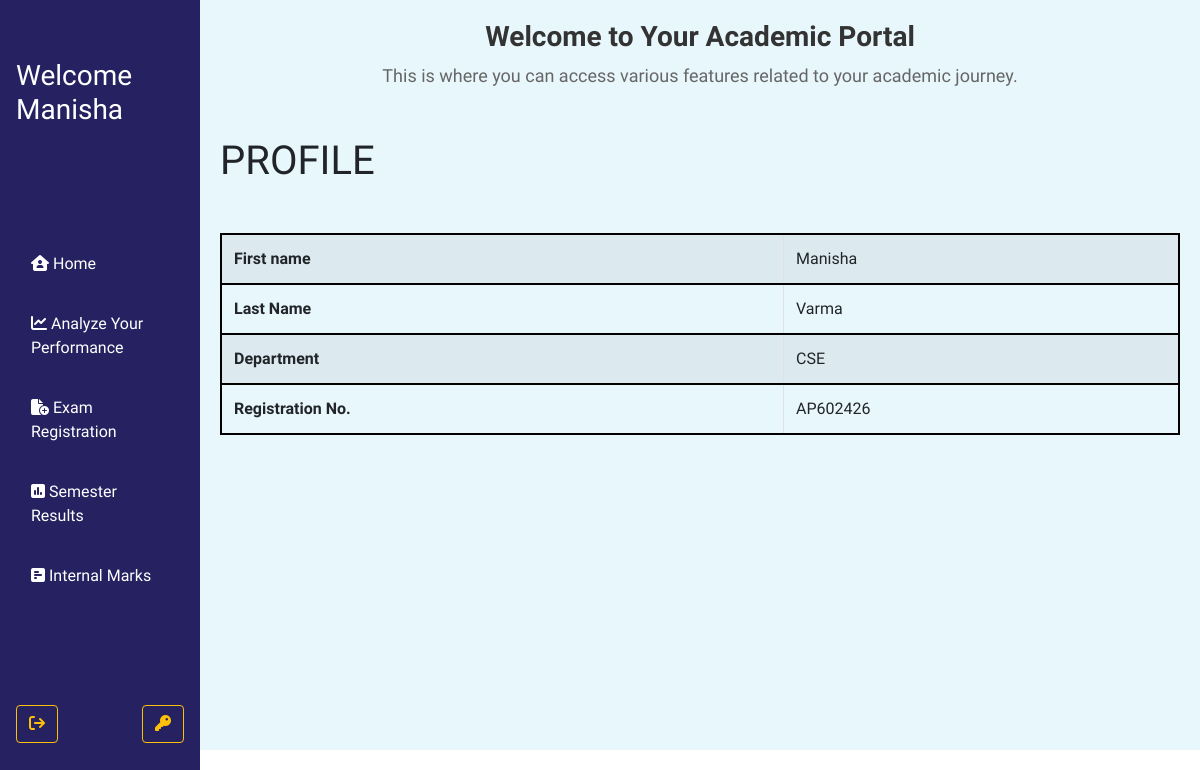
Page /shome/1 on the committed database.
### App1/models.py (models this page shows)
class Student_details(models.Model):
	fname=models.CharField(max_length=40)
	lname=models.CharField(max_length=40)
	reg_no=models.CharField(max_length=55,unique=True)
	dept=models.CharField(max_length=10)
	pw=models.CharField(max_length=40)

### App1/views.py (the view)
# urls.py: path('shome/<int:id>',views.shome,name='shome'),
def shome(request,id):
	ob=Student_details.objects.get(id=id)
	return render(request,'shome.html',{'id':id,'ob':ob})

### App1/templates/shome.html
{% extends 'st_home.html' %}
{% block content %}
<h1 class="my-5">PROFILE</h1>
<table class="table table-bordered table-hover table-striped my-5">
  <tr>
    <th>First name</th>
    <td>{{ob.fname}}</td>
  </tr>
  <tr>
    <th>Last Name</th>
    <td>{{ob.lname}}</td>
  </tr>
  <tr>
    <th>Department</th>
    <td>{{ob.dept}}</td>
  </tr>
  <tr>
    <th>Registration No.</th>
    <td>{{ob.reg_no}}</td>
  </tr>
</table>
{% endblock %}

### App1/templates/st_home.html (shortened to what this page needs)
<!DOCTYPE html>
<html lang="en">
<head>
<link rel="stylesheet" href="https://stackpath.bootstrapcdn.com/bootstrap/4.5.2/css/bootstrap.min.css">
<link rel="stylesheet" href="https://cdnjs.cloudflare.com/ajax/libs/font-awesome/6.5.2/css/all.min.css" />
</head>
<body>
<nav class="navbar">
  <h3 class="text-white">Welcome {{ob.fname}}</h3>
  <ul class="navbar-nav">
    <li class="nav-item">
      <a class="nav-link" href="{% url 'shome' id %}"><i class="fa-solid fa-house-user"></i> Home</a>
    </li>
    <li class="nav-item">
      <a class="nav-link" href="{% url 'schedule' id %}"><i class="fa-solid fa-chart-line"></i> Analyze Your Performance</a>
    </li>
    <li class="nav-item">
      <a class="nav-link" href="{% url 'exam-reg' id %}"><i class="fa-solid fa-file-circle-plus"></i> Exam Registration</a>
    </li>
    <li class="nav-item">
      <a class="nav-link" href="{% url 'sem-res' id %}"><i class="fa-solid fa-square-poll-vertical"></i> Semester Results</a>
    </li>
    <li class="nav-item">
      <a class="nav-link" href="{% url 'int-marks' id %}"><i class="fa-solid fa-square-poll-horizontal"></i> Internal Marks</a>
    </li>
  </ul>
  <button type="button" id="redirectButton" class="btn btn-outline-warning"><i class="fa-solid fa-arrow-right-from-bracket"></i> </button>
  <button type="button" id="cpbutton" class="btn btn-outline-warning"><i class="fa-solid fa-key"></i> </button>
</nav>
<div class="main-content">
  <h2 id="animated-heading" class="text-center">Welcome to Your Academic Portal</h2>
  <p id="animated-paragraph" class="text-center">This is where you can access various features related to your academic journey.</p>
  {% block content %}
  {% endblock %}
</div>
</body>
</html>

### App1/templates/st_home.html (style rules this page uses)
body { font-family: "Tenor Sans", sans-serif; font-weight: 400; font-style: normal; }
.navbar { height: 100vh; width: 200px; position: fixed; padding-top: 10px; background-color: #262261; color: white; }
.navbar-nav .nav-item { padding: 10px 15px; }
.navbar a { color: white; }
.main-content { margin-left: 200px; padding: 20px; background-color: #e8f7fc; height: 750px; }
#animated-heading { font-size: 28px; font-weight: bold; color: #333; animation: slideRight 2s linear forwards; }
#animated-paragraph { font-size: 18px; color: #666; animation: slideLeft 2s linear forwards; }
.table-bordered { border: 2px solid black; }
.table-bordered tr,td,th { border: 2px solid black; }

### rows in the picture
Student_details: fname "Manisha", lname "Varma", dept "CSE", reg_no "AP602426"
